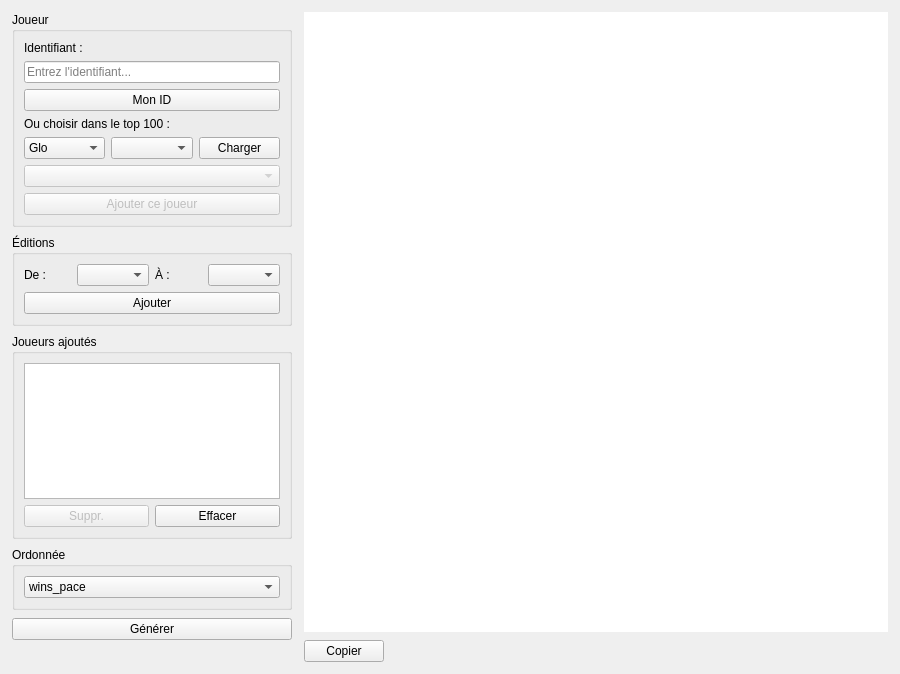
<?xml version="1.0" encoding="UTF-8"?>
<ui version="4.0">
 <class>JoueurPage</class>
 <widget class="QWidget" name="JoueurPage">
  <property name="geometry">
   <rect>
    <x>0</x>
    <y>0</y>
    <width>900</width>
    <height>674</height>
   </rect>
  </property>
  <property name="windowTitle">
   <string>Joueur</string>
  </property>
  <layout class="QHBoxLayout" name="horizontalLayout_main">
   <property name="spacing">
    <number>12</number>
   </property>
   <property name="leftMargin">
    <number>12</number>
   </property>
   <property name="topMargin">
    <number>12</number>
   </property>
   <property name="rightMargin">
    <number>12</number>
   </property>
   <property name="bottomMargin">
    <number>12</number>
   </property>
   <item>
    <widget class="QWidget" name="leftPanel" native="true">
     <property name="minimumSize">
      <size>
       <width>220</width>
       <height>0</height>
      </size>
     </property>
     <property name="maximumSize">
      <size>
       <width>280</width>
       <height>16777215</height>
      </size>
     </property>
     <layout class="QVBoxLayout" name="leftPanelLayout">
      <property name="spacing">
       <number>8</number>
      </property>
      <property name="leftMargin">
       <number>0</number>
      </property>
      <property name="topMargin">
       <number>0</number>
      </property>
      <property name="rightMargin">
       <number>0</number>
      </property>
      <property name="bottomMargin">
       <number>0</number>
      </property>
      <item>
       <widget class="QGroupBox" name="group_player">
        <property name="title">
         <string>Joueur</string>
        </property>
        <layout class="QVBoxLayout" name="layoutPlayer">
         <property name="spacing">
          <number>6</number>
         </property>
         <item>
          <widget class="QLabel" name="label_identifier">
           <property name="text">
            <string>Identifiant :</string>
           </property>
          </widget>
         </item>
         <item>
          <widget class="QLineEdit" name="lineEdit_playerId">
           <property name="placeholderText">
            <string>Entrez l'identifiant...</string>
           </property>
          </widget>
         </item>
         <item>
          <widget class="QPushButton" name="button_useCurrentId">
           <property name="text">
            <string>Mon ID</string>
           </property>
          </widget>
         </item>
         <item>
          <widget class="QLabel" name="label_top100">
           <property name="text">
            <string>Ou choisir dans le top 100 :</string>
           </property>
          </widget>
         </item>
         <item>
          <layout class="QHBoxLayout" name="layout_top100_selectors">
           <item>
            <widget class="QComboBox" name="combo_top100_region">
             <item>
              <property name="text">
               <string>Glo</string>
              </property>
             </item>
             <item>
              <property name="text">
               <string>Jap</string>
              </property>
             </item>
            </widget>
           </item>
           <item>
            <widget class="QComboBox" name="combo_top100_edition"/>
           </item>
           <item>
            <widget class="QPushButton" name="button_loadTop100">
             <property name="text">
              <string>Charger</string>
             </property>
            </widget>
           </item>
          </layout>
         </item>
         <item>
          <widget class="QComboBox" name="combo_top100_players">
           <property name="enabled">
            <bool>false</bool>
           </property>
           <property name="placeholderText">
            <string>Sélectionner un joueur...</string>
           </property>
          </widget>
         </item>
         <item>
          <widget class="QPushButton" name="button_addFromTop100">
           <property name="enabled">
            <bool>false</bool>
           </property>
           <property name="text">
            <string>Ajouter ce joueur</string>
           </property>
          </widget>
         </item>
        </layout>
       </widget>
      </item>
      <item>
       <widget class="QGroupBox" name="group_editions">
        <property name="title">
         <string>Éditions</string>
        </property>
        <layout class="QVBoxLayout" name="layoutEditions">
         <property name="spacing">
          <number>6</number>
         </property>
         <item>
          <layout class="QHBoxLayout" name="layoutEditionRange">
           <item>
            <widget class="QLabel" name="label_from">
             <property name="text">
              <string>De :</string>
             </property>
            </widget>
           </item>
           <item>
            <widget class="QComboBox" name="combo_editionStart"/>
           </item>
           <item>
            <widget class="QLabel" name="label_to">
             <property name="text">
              <string>À :</string>
             </property>
            </widget>
           </item>
           <item>
            <widget class="QComboBox" name="combo_editionEnd"/>
           </item>
          </layout>
         </item>
         <item>
          <widget class="QPushButton" name="button_addPlayer">
           <property name="text">
            <string>Ajouter</string>
           </property>
          </widget>
         </item>
        </layout>
       </widget>
      </item>
      <item>
       <widget class="QGroupBox" name="group_list">
        <property name="title">
         <string>Joueurs ajoutés</string>
        </property>
        <layout class="QVBoxLayout" name="layoutList">
         <property name="spacing">
          <number>6</number>
         </property>
         <item>
          <widget class="QListWidget" name="list_players"/>
         </item>
         <item>
          <layout class="QHBoxLayout" name="layoutListButtons">
           <item>
            <widget class="QPushButton" name="button_removePlayer">
             <property name="enabled">
              <bool>false</bool>
             </property>
             <property name="text">
              <string>Suppr.</string>
             </property>
            </widget>
           </item>
           <item>
            <widget class="QPushButton" name="button_clear">
             <property name="text">
              <string>Effacer</string>
             </property>
            </widget>
           </item>
          </layout>
         </item>
        </layout>
       </widget>
      </item>
      <item>
       <widget class="QGroupBox" name="group_yaxis">
        <property name="title">
         <string>Ordonnée</string>
        </property>
        <layout class="QVBoxLayout" name="layoutYAxis">
         <item>
          <widget class="QComboBox" name="combo_ydata">
           <item>
            <property name="text">
             <string>wins_pace</string>
            </property>
           </item>
           <item>
            <property name="text">
             <string>points</string>
            </property>
           </item>
           <item>
            <property name="text">
             <string>wins</string>
            </property>
           </item>
           <item>
            <property name="text">
             <string>ranks</string>
            </property>
           </item>
           <item>
            <property name="text">
             <string>points_pace</string>
            </property>
           </item>
           <item>
            <property name="text">
             <string>points_wins</string>
            </property>
           </item>
          </widget>
         </item>
        </layout>
       </widget>
      </item>
      <item>
       <widget class="QPushButton" name="button_generate">
        <property name="text">
         <string>Générer</string>
        </property>
       </widget>
      </item>
      <item>
       <spacer name="verticalSpacer">
        <property name="orientation">
         <enum>Qt::Vertical</enum>
        </property>
        <property name="sizeHint" stdset="0">
         <size>
          <width>20</width>
          <height>10</height>
         </size>
        </property>
       </spacer>
      </item>
      <item>
       <widget class="QLabel" name="label_status">
        <property name="text">
         <string/>
        </property>
        <property name="alignment">
         <set>Qt::AlignCenter</set>
        </property>
        <property name="wordWrap">
         <bool>true</bool>
        </property>
       </widget>
      </item>
     </layout>
    </widget>
   </item>
   <item>
    <layout class="QVBoxLayout" name="rightPanel">
     <property name="spacing">
      <number>8</number>
     </property>
     <item>
      <widget class="QGraphicsView" name="view_graph">
       <property name="minimumSize">
        <size>
         <width>480</width>
         <height>380</height>
        </size>
       </property>
       <property name="frameShape">
        <enum>QFrame::NoFrame</enum>
       </property>
      </widget>
     </item>
     <item>
      <layout class="QHBoxLayout" name="layoutCopy">
       <item>
        <widget class="QPushButton" name="button_copy">
         <property name="text">
          <string>Copier</string>
         </property>
        </widget>
       </item>
       <item>
        <widget class="QLabel" name="label_copy_confirm">
         <property name="text">
          <string/>
         </property>
        </widget>
       </item>
       <item>
        <spacer name="horizontalSpacer">
         <property name="orientation">
          <enum>Qt::Horizontal</enum>
         </property>
         <property name="sizeHint" stdset="0">
          <size>
           <width>40</width>
           <height>20</height>
          </size>
         </property>
        </spacer>
       </item>
      </layout>
     </item>
    </layout>
   </item>
  </layout>
 </widget>
 <resources/>
 <connections/>
</ui>
